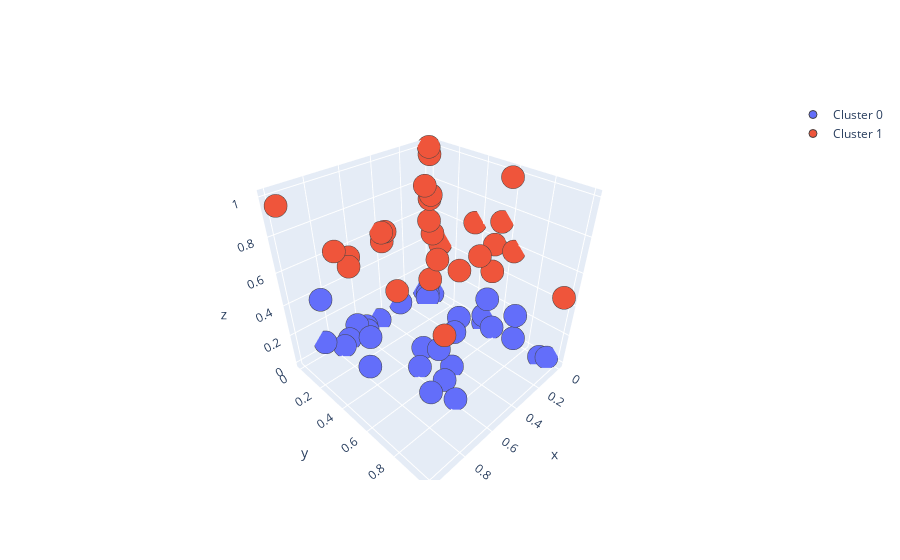

Source (notebook cell):
### Code cell
PLOT = go.Figure()

for C in list(df.label.unique()):    
    PLOT.add_trace(go.Scatter3d(x=df[df.label == C]['s1'],
                            y=df[df.label == C]['s2'],
                            z=df[df.label == C]['s3'],
                            mode='markers', marker_size=8, marker_line_width=1,
                            name='Cluster ' + str(C)))

PLOT.show()
